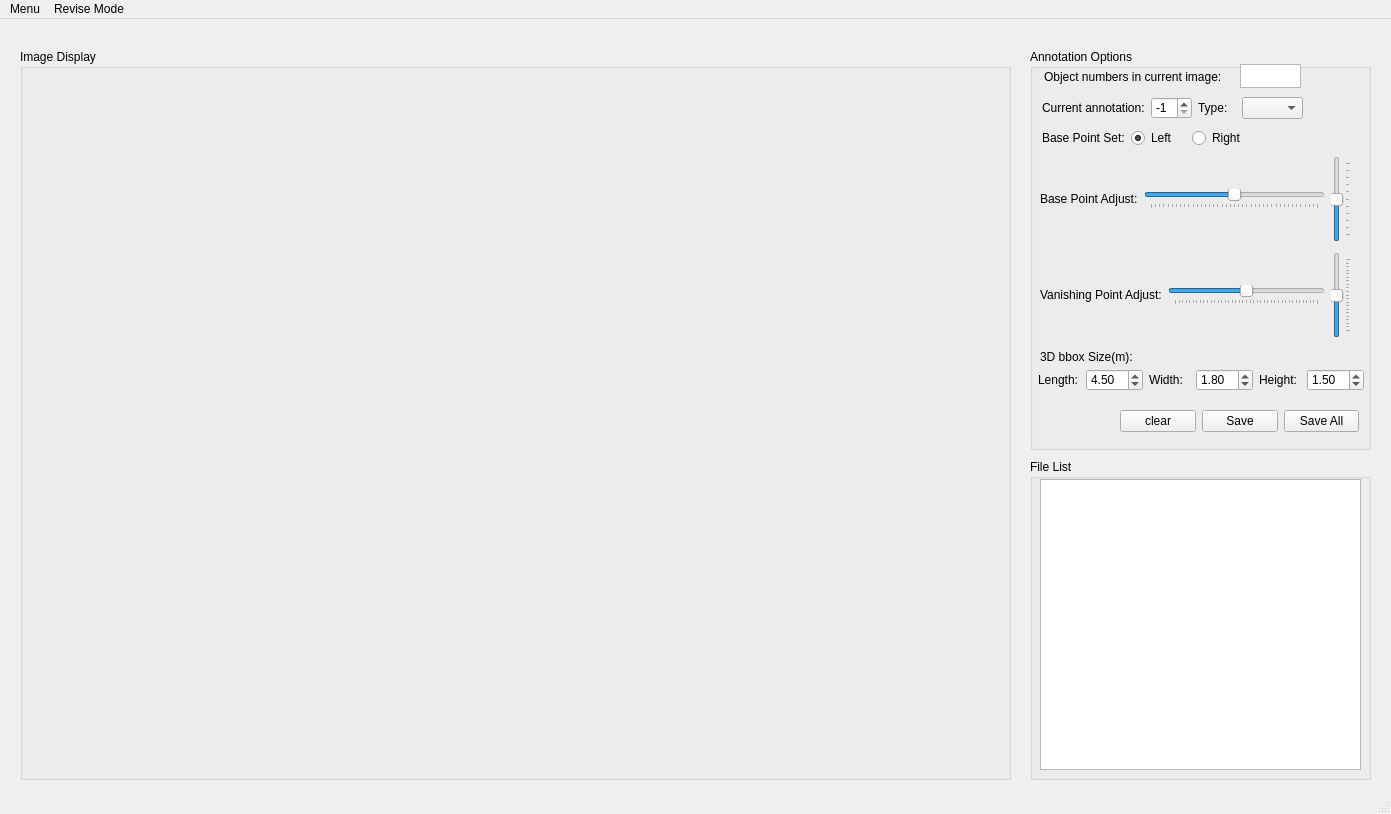
<?xml version="1.0" encoding="UTF-8"?>
<ui version="4.0">
 <class>MainWindow</class>
 <widget class="QMainWindow" name="MainWindow">
  <property name="geometry">
   <rect>
    <x>0</x>
    <y>0</y>
    <width>1391</width>
    <height>814</height>
   </rect>
  </property>
  <property name="sizePolicy">
   <sizepolicy hsizetype="Expanding" vsizetype="Expanding">
    <horstretch>0</horstretch>
    <verstretch>0</verstretch>
   </sizepolicy>
  </property>
  <property name="windowTitle">
   <string>MainWindow</string>
  </property>
  <widget class="QWidget" name="centralwidget">
   <widget class="QGroupBox" name="groupBox_ImageDisplay">
    <property name="geometry">
     <rect>
      <x>20</x>
      <y>30</y>
      <width>991</width>
      <height>731</height>
     </rect>
    </property>
    <property name="sizePolicy">
     <sizepolicy hsizetype="Expanding" vsizetype="Expanding">
      <horstretch>0</horstretch>
      <verstretch>0</verstretch>
     </sizepolicy>
    </property>
    <property name="title">
     <string>Image Display</string>
    </property>
    <widget class="QLabel" name="label_ImageDisplay">
     <property name="geometry">
      <rect>
       <x>10</x>
       <y>20</y>
       <width>971</width>
       <height>701</height>
      </rect>
     </property>
     <property name="sizePolicy">
      <sizepolicy hsizetype="Expanding" vsizetype="Expanding">
       <horstretch>0</horstretch>
       <verstretch>0</verstretch>
      </sizepolicy>
     </property>
     <property name="text">
      <string/>
     </property>
    </widget>
   </widget>
   <widget class="QGroupBox" name="groupBox_FileList">
    <property name="geometry">
     <rect>
      <x>1030</x>
      <y>440</y>
      <width>341</width>
      <height>321</height>
     </rect>
    </property>
    <property name="sizePolicy">
     <sizepolicy hsizetype="Expanding" vsizetype="Expanding">
      <horstretch>0</horstretch>
      <verstretch>0</verstretch>
     </sizepolicy>
    </property>
    <property name="title">
     <string>File List</string>
    </property>
    <widget class="QListView" name="listView_FileList">
     <property name="geometry">
      <rect>
       <x>10</x>
       <y>20</y>
       <width>321</width>
       <height>291</height>
      </rect>
     </property>
     <property name="editTriggers">
      <set>QAbstractItemView::NoEditTriggers</set>
     </property>
    </widget>
   </widget>
   <widget class="QGroupBox" name="groupBox_AnnOption">
    <property name="geometry">
     <rect>
      <x>1030</x>
      <y>30</y>
      <width>341</width>
      <height>401</height>
     </rect>
    </property>
    <property name="sizePolicy">
     <sizepolicy hsizetype="Expanding" vsizetype="Expanding">
      <horstretch>0</horstretch>
      <verstretch>0</verstretch>
     </sizepolicy>
    </property>
    <property name="title">
     <string>Annotation Options</string>
    </property>
    <widget class="QTextEdit" name="textEdit_ObjNums">
     <property name="geometry">
      <rect>
       <x>210</x>
       <y>15</y>
       <width>61</width>
       <height>24</height>
      </rect>
     </property>
     <property name="readOnly">
      <bool>true</bool>
     </property>
    </widget>
    <widget class="QLabel" name="label_Bbox3DSize">
     <property name="geometry">
      <rect>
       <x>10</x>
       <y>300</y>
       <width>101</width>
       <height>16</height>
      </rect>
     </property>
     <property name="text">
      <string>3D bbox Size(m):</string>
     </property>
    </widget>
    <widget class="QLabel" name="label_ObjNums">
     <property name="geometry">
      <rect>
       <x>14</x>
       <y>17</y>
       <width>191</width>
       <height>21</height>
      </rect>
     </property>
     <property name="text">
      <string>Object numbers in current image:</string>
     </property>
    </widget>
    <widget class="QWidget" name="layoutWidget">
     <property name="geometry">
      <rect>
       <x>12</x>
       <y>80</y>
       <width>204</width>
       <height>18</height>
      </rect>
     </property>
     <layout class="QHBoxLayout" name="horizontalLayout_2">
      <item>
       <widget class="QLabel" name="label_BasePointSet">
        <property name="text">
         <string>Base Point Set:</string>
        </property>
       </widget>
      </item>
      <item>
       <widget class="QRadioButton" name="radioButton_BasePointLeft">
        <property name="text">
         <string>Left</string>
        </property>
        <property name="checked">
         <bool>true</bool>
        </property>
       </widget>
      </item>
      <item>
       <widget class="QRadioButton" name="radioButton_BasePointRight">
        <property name="enabled">
         <bool>true</bool>
        </property>
        <property name="text">
         <string>Right</string>
        </property>
        <property name="checked">
         <bool>false</bool>
        </property>
       </widget>
      </item>
     </layout>
    </widget>
    <widget class="QWidget" name="layoutWidget">
     <property name="geometry">
      <rect>
       <x>10</x>
       <y>107</y>
       <width>311</width>
       <height>86</height>
      </rect>
     </property>
     <layout class="QHBoxLayout" name="horizontalLayout_3">
      <item>
       <widget class="QLabel" name="label_BasePointAdjust">
        <property name="text">
         <string>Base Point Adjust:</string>
        </property>
       </widget>
      </item>
      <item>
       <widget class="QSlider" name="horizontalSlider_BasePointAdj_LR">
        <property name="mouseTracking">
         <bool>false</bool>
        </property>
        <property name="minimum">
         <number>-200</number>
        </property>
        <property name="maximum">
         <number>200</number>
        </property>
        <property name="orientation">
         <enum>Qt::Horizontal</enum>
        </property>
        <property name="tickPosition">
         <enum>QSlider::TicksBelow</enum>
        </property>
       </widget>
      </item>
      <item>
       <widget class="QSlider" name="verticalSlider_BasePointAdj_UD">
        <property name="minimum">
         <number>-50</number>
        </property>
        <property name="maximum">
         <number>50</number>
        </property>
        <property name="orientation">
         <enum>Qt::Vertical</enum>
        </property>
        <property name="tickPosition">
         <enum>QSlider::TicksBelow</enum>
        </property>
       </widget>
      </item>
     </layout>
    </widget>
    <widget class="QWidget" name="layoutWidget">
     <property name="geometry">
      <rect>
       <x>10</x>
       <y>203</y>
       <width>311</width>
       <height>86</height>
      </rect>
     </property>
     <layout class="QHBoxLayout" name="horizontalLayout_4">
      <item>
       <widget class="QLabel" name="label_VPAdjust">
        <property name="text">
         <string>Vanishing Point Adjust:</string>
        </property>
       </widget>
      </item>
      <item>
       <widget class="QSlider" name="horizontalSlider_VPAdj_LR">
        <property name="minimum">
         <number>-200</number>
        </property>
        <property name="maximum">
         <number>200</number>
        </property>
        <property name="singleStep">
         <number>1</number>
        </property>
        <property name="orientation">
         <enum>Qt::Horizontal</enum>
        </property>
        <property name="tickPosition">
         <enum>QSlider::TicksBelow</enum>
        </property>
       </widget>
      </item>
      <item>
       <widget class="QSlider" name="verticalSlider_VPAdj_UD">
        <property name="minimum">
         <number>-10</number>
        </property>
        <property name="maximum">
         <number>10</number>
        </property>
        <property name="orientation">
         <enum>Qt::Vertical</enum>
        </property>
        <property name="tickPosition">
         <enum>QSlider::TicksBelow</enum>
        </property>
       </widget>
      </item>
     </layout>
    </widget>
    <widget class="QWidget" name="layoutWidget">
     <property name="geometry">
      <rect>
       <x>12</x>
       <y>48</y>
       <width>261</width>
       <height>22</height>
      </rect>
     </property>
     <layout class="QHBoxLayout" name="horizontalLayout">
      <item>
       <widget class="QLabel" name="label_CurAnnNum">
        <property name="text">
         <string>Current annotation:</string>
        </property>
       </widget>
      </item>
      <item>
       <widget class="QSpinBox" name="spinBox_CurAnnNum">
        <property name="readOnly">
         <bool>false</bool>
        </property>
        <property name="minimum">
         <number>-1</number>
        </property>
        <property name="maximum">
         <number>50</number>
        </property>
        <property name="value">
         <number>-1</number>
        </property>
       </widget>
      </item>
      <item>
       <widget class="QLabel" name="label_CurAnnType">
        <property name="text">
         <string>Type:</string>
        </property>
       </widget>
      </item>
      <item>
       <widget class="QComboBox" name="comboBox_CurAnnType">
        <property name="editable">
         <bool>false</bool>
        </property>
        <item>
         <property name="text">
          <string/>
         </property>
        </item>
        <item>
         <property name="text">
          <string>Car</string>
         </property>
        </item>
        <item>
         <property name="text">
          <string>Truck</string>
         </property>
        </item>
        <item>
         <property name="text">
          <string>Bus</string>
         </property>
        </item>
       </widget>
      </item>
     </layout>
    </widget>
    <widget class="QWidget" name="layoutWidget">
     <property name="geometry">
      <rect>
       <x>8</x>
       <y>320</y>
       <width>326</width>
       <height>22</height>
      </rect>
     </property>
     <layout class="QHBoxLayout" name="horizontalLayout_5">
      <item>
       <widget class="QLabel" name="label_Bbox3D_Length">
        <property name="text">
         <string>Length:</string>
        </property>
       </widget>
      </item>
      <item>
       <widget class="QDoubleSpinBox" name="doubleSpinBox_Bbox3D_Length">
        <property name="singleStep">
         <double>0.010000000000000</double>
        </property>
        <property name="value">
         <double>4.500000000000000</double>
        </property>
       </widget>
      </item>
      <item>
       <widget class="QLabel" name="label_Bbox3D_Width">
        <property name="text">
         <string>Width:</string>
        </property>
       </widget>
      </item>
      <item>
       <widget class="QDoubleSpinBox" name="doubleSpinBox_Bbox3D_Width">
        <property name="singleStep">
         <double>0.010000000000000</double>
        </property>
        <property name="value">
         <double>1.800000000000000</double>
        </property>
       </widget>
      </item>
      <item>
       <widget class="QLabel" name="label_Bbox3D_Height">
        <property name="text">
         <string>Height:</string>
        </property>
       </widget>
      </item>
      <item>
       <widget class="QDoubleSpinBox" name="doubleSpinBox_Bbox3D_Height">
        <property name="singleStep">
         <double>0.010000000000000</double>
        </property>
        <property name="value">
         <double>1.500000000000000</double>
        </property>
       </widget>
      </item>
     </layout>
    </widget>
    <widget class="QWidget" name="layoutWidget">
     <property name="geometry">
      <rect>
       <x>90</x>
       <y>360</y>
       <width>239</width>
       <height>25</height>
      </rect>
     </property>
     <layout class="QHBoxLayout" name="horizontalLayout_6">
      <item>
       <widget class="QPushButton" name="pushButton_ClearAnnotations">
        <property name="text">
         <string>clear</string>
        </property>
       </widget>
      </item>
      <item>
       <widget class="QPushButton" name="pushButton_SaveTempAnnotation">
        <property name="text">
         <string>Save</string>
        </property>
        <property name="shortcut">
         <string>Ctrl+A</string>
        </property>
       </widget>
      </item>
      <item>
       <widget class="QPushButton" name="pushButton_SaveAnnotations">
        <property name="text">
         <string>Save All</string>
        </property>
        <property name="shortcut">
         <string>Ctrl+S</string>
        </property>
       </widget>
      </item>
     </layout>
    </widget>
   </widget>
  </widget>
  <widget class="QMenuBar" name="menubar">
   <property name="geometry">
    <rect>
     <x>0</x>
     <y>0</y>
     <width>1391</width>
     <height>23</height>
    </rect>
   </property>
   <widget class="QMenu" name="menuMenu">
    <property name="title">
     <string>Menu</string>
    </property>
    <addaction name="action_open_folder"/>
   </widget>
   <widget class="QMenu" name="menuRevise_Mode">
    <property name="title">
     <string>Revise Mode</string>
    </property>
    <addaction name="actionkeypoint_only"/>
   </widget>
   <addaction name="menuMenu"/>
   <addaction name="menuRevise_Mode"/>
  </widget>
  <widget class="QStatusBar" name="statusbar"/>
  <action name="actionOpen_Folder">
   <property name="text">
    <string>Open Folder...</string>
   </property>
  </action>
  <action name="action_open_folder">
   <property name="text">
    <string>Open Folder...</string>
   </property>
  </action>
  <action name="actionkeypoint_only">
   <property name="checkable">
    <bool>true</bool>
   </property>
   <property name="checked">
    <bool>false</bool>
   </property>
   <property name="text">
    <string>keypoint only</string>
   </property>
  </action>
 </widget>
 <resources/>
 <connections>
  <connection>
   <sender>pushButton_SaveAnnotations</sender>
   <signal>clicked()</signal>
   <receiver>MainWindow</receiver>
   <slot>save_annotation_results()</slot>
   <hints>
    <hint type="sourcelabel">
     <x>1283</x>
     <y>436</y>
    </hint>
    <hint type="destinationlabel">
     <x>826</x>
     <y>458</y>
    </hint>
   </hints>
  </connection>
  <connection>
   <sender>horizontalSlider_BasePointAdj_LR</sender>
   <signal>valueChanged(int)</signal>
   <receiver>MainWindow</receiver>
   <slot>slider_bp_adjust_lr()</slot>
   <hints>
    <hint type="sourcelabel">
     <x>1155</x>
     <y>215</y>
    </hint>
    <hint type="destinationlabel">
     <x>827</x>
     <y>236</y>
    </hint>
   </hints>
  </connection>
  <connection>
   <sender>verticalSlider_BasePointAdj_UD</sender>
   <signal>valueChanged(int)</signal>
   <receiver>MainWindow</receiver>
   <slot>slider_bp_adjust_ud()</slot>
   <hints>
    <hint type="sourcelabel">
     <x>1349</x>
     <y>241</y>
    </hint>
    <hint type="destinationlabel">
     <x>1179</x>
     <y>253</y>
    </hint>
   </hints>
  </connection>
  <connection>
   <sender>horizontalSlider_VPAdj_LR</sender>
   <signal>valueChanged(int)</signal>
   <receiver>MainWindow</receiver>
   <slot>slider_vp_adjust_lr()</slot>
   <hints>
    <hint type="sourcelabel">
     <x>1185</x>
     <y>311</y>
    </hint>
    <hint type="destinationlabel">
     <x>825</x>
     <y>326</y>
    </hint>
   </hints>
  </connection>
  <connection>
   <sender>verticalSlider_VPAdj_UD</sender>
   <signal>valueChanged(int)</signal>
   <receiver>MainWindow</receiver>
   <slot>slider_vp_adjust_ud()</slot>
   <hints>
    <hint type="sourcelabel">
     <x>1349</x>
     <y>340</y>
    </hint>
    <hint type="destinationlabel">
     <x>1178</x>
     <y>354</y>
    </hint>
   </hints>
  </connection>
  <connection>
   <sender>spinBox_CurAnnNum</sender>
   <signal>valueChanged(int)</signal>
   <receiver>MainWindow</receiver>
   <slot>spin_cur_anno_order()</slot>
   <hints>
    <hint type="sourcelabel">
     <x>1163</x>
     <y>121</y>
    </hint>
    <hint type="destinationlabel">
     <x>825</x>
     <y>111</y>
    </hint>
   </hints>
  </connection>
  <connection>
   <sender>comboBox_CurAnnType</sender>
   <signal>currentIndexChanged(int)</signal>
   <receiver>MainWindow</receiver>
   <slot>combo_cur_anno_type()</slot>
   <hints>
    <hint type="sourcelabel">
     <x>1288</x>
     <y>121</y>
    </hint>
    <hint type="destinationlabel">
     <x>1180</x>
     <y>113</y>
    </hint>
   </hints>
  </connection>
  <connection>
   <sender>radioButton_BasePointLeft</sender>
   <signal>clicked()</signal>
   <receiver>MainWindow</receiver>
   <slot>radio_bp_left()</slot>
   <hints>
    <hint type="sourcelabel">
     <x>1139</x>
     <y>149</y>
    </hint>
    <hint type="destinationlabel">
     <x>823</x>
     <y>164</y>
    </hint>
   </hints>
  </connection>
  <connection>
   <sender>radioButton_BasePointRight</sender>
   <signal>clicked()</signal>
   <receiver>MainWindow</receiver>
   <slot>radio_bp_right()</slot>
   <hints>
    <hint type="sourcelabel">
     <x>1192</x>
     <y>149</y>
    </hint>
    <hint type="destinationlabel">
     <x>1179</x>
     <y>164</y>
    </hint>
   </hints>
  </connection>
  <connection>
   <sender>doubleSpinBox_Bbox3D_Length</sender>
   <signal>valueChanged(double)</signal>
   <receiver>MainWindow</receiver>
   <slot>spind_3dbbox_length()</slot>
   <hints>
    <hint type="sourcelabel">
     <x>1138</x>
     <y>393</y>
    </hint>
    <hint type="destinationlabel">
     <x>825</x>
     <y>411</y>
    </hint>
   </hints>
  </connection>
  <connection>
   <sender>doubleSpinBox_Bbox3D_Width</sender>
   <signal>valueChanged(double)</signal>
   <receiver>MainWindow</receiver>
   <slot>spind_3dbbox_width()</slot>
   <hints>
    <hint type="sourcelabel">
     <x>1252</x>
     <y>393</y>
    </hint>
    <hint type="destinationlabel">
     <x>955</x>
     <y>462</y>
    </hint>
   </hints>
  </connection>
  <connection>
   <sender>doubleSpinBox_Bbox3D_Height</sender>
   <signal>valueChanged(double)</signal>
   <receiver>MainWindow</receiver>
   <slot>spind_3dbbox_height()</slot>
   <hints>
    <hint type="sourcelabel">
     <x>1362</x>
     <y>393</y>
    </hint>
    <hint type="destinationlabel">
     <x>1169</x>
     <y>458</y>
    </hint>
   </hints>
  </connection>
  <connection>
   <sender>listView_FileList</sender>
   <signal>doubleClicked(QModelIndex)</signal>
   <receiver>MainWindow</receiver>
   <slot>listview_doubleclick_slot()</slot>
   <hints>
    <hint type="sourcelabel">
     <x>1040</x>
     <y>605</y>
    </hint>
    <hint type="destinationlabel">
     <x>822</x>
     <y>608</y>
    </hint>
   </hints>
  </connection>
  <connection>
   <sender>pushButton_SaveTempAnnotation</sender>
   <signal>clicked()</signal>
   <receiver>MainWindow</receiver>
   <slot>save_temp_annotation_results()</slot>
   <hints>
    <hint type="sourcelabel">
     <x>1202</x>
     <y>436</y>
    </hint>
    <hint type="destinationlabel">
     <x>822</x>
     <y>439</y>
    </hint>
   </hints>
  </connection>
  <connection>
   <sender>pushButton_ClearAnnotations</sender>
   <signal>clicked()</signal>
   <receiver>MainWindow</receiver>
   <slot>clear_single_annotation()</slot>
   <hints>
    <hint type="sourcelabel">
     <x>1132</x>
     <y>425</y>
    </hint>
    <hint type="destinationlabel">
     <x>1019</x>
     <y>427</y>
    </hint>
   </hints>
  </connection>
  <connection>
   <sender>action_open_folder</sender>
   <signal>triggered()</signal>
   <receiver>MainWindow</receiver>
   <slot>choose_img_folder()</slot>
   <hints>
    <hint type="sourcelabel">
     <x>-1</x>
     <y>-1</y>
    </hint>
    <hint type="destinationlabel">
     <x>695</x>
     <y>406</y>
    </hint>
   </hints>
  </connection>
 </connections>
 <slots>
  <signal>triggered()</signal>
  <signal>clicked()</signal>
  <signal>valueChanged(int)</signal>
  <signal>editingFinished()</signal>
  <slot>choose_img_folder()</slot>
  <slot>save_annotation_results()</slot>
  <slot>slider_bp_adjust_lr()</slot>
  <slot>slider_bp_adjust_ud()</slot>
  <slot>slider_vp_adjust_lr()</slot>
  <slot>slider_vp_adjust_ud()</slot>
  <slot>spin_cur_anno_order()</slot>
  <slot>combo_cur_anno_type()</slot>
  <slot>radio_bp_left()</slot>
  <slot>radio_bp_right()</slot>
  <slot>spind_3dbbox_length()</slot>
  <slot>spind_3dbbox_width()</slot>
  <slot>spind_3dbbox_height()</slot>
  <slot>listview_doubleclick_slot()</slot>
  <slot>save_temp_annotation_results()</slot>
  <slot>clear_single_annotation()</slot>
  <slot>edit()</slot>
 </slots>
</ui>
